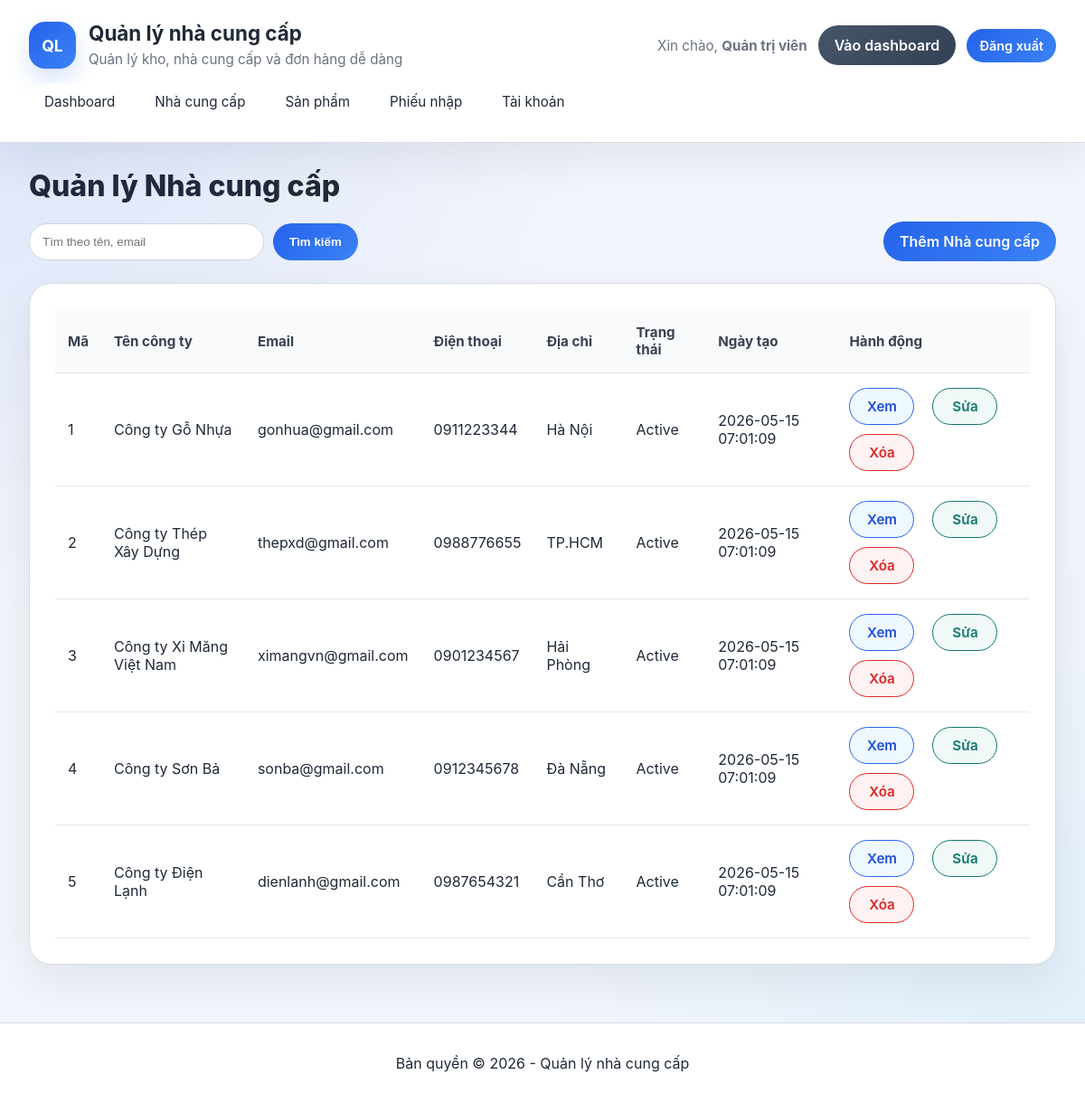
Page /suppliers.php (signed in) on the committed database.
### tables this page shows
CREATE TABLE `suppliers` (
  `supplier_id` int(11) NOT NULL AUTO_INCREMENT PRIMARY KEY,
  `supplier_name` varchar(100) NOT NULL,
  `contact_email` varchar(100) DEFAULT NULL UNIQUE,
  `phone_number` varchar(20) DEFAULT NULL,
  `address` text DEFAULT NULL,
  `status` enum('Active','Inactive') DEFAULT 'Active',
  `created_at` timestamp NOT NULL DEFAULT current_timestamp()
);

### functions.php (called while the page is built, shortened)
<?php
function h($value) {
    return htmlspecialchars($value, ENT_QUOTES, 'UTF-8');
}
function is_logged_in() {
    return !empty($_SESSION['user']);
}
function is_admin() {
    return is_logged_in() && ($_SESSION['user']['role'] ?? '') === 'Admin';
}

### suppliers.php (the view, shortened to what this page needs)
<?php
require_once __DIR__ . '/header.php';
$mysqli = db();
$search = trim($_GET['q'] ?? '');
if ($search !== '') {
    $like = '%' . $search . '%';
    $stmt = $mysqli->prepare('SELECT supplier_id, supplier_name, contact_email, phone_number, address, status, created_at FROM suppliers WHERE supplier_name LIKE ? OR contact_email LIKE ? ORDER BY created_at DESC');
    $stmt->bind_param('ss', $like, $like);
} else {
    $stmt = $mysqli->prepare('SELECT supplier_id, supplier_name, contact_email, phone_number, address, status, created_at FROM suppliers ORDER BY created_at DESC');
}
$stmt->execute();
$result = $stmt->get_result();
$suppliers = $result->fetch_all(MYSQLI_ASSOC);
?>
<div class="page-title"><h2>Quản lý Nhà cung cấp</h2></div>
<div class="toolbar">
    <form class="search-form" method="get" action="suppliers.php">
        <input type="text" name="q" placeholder="Tìm theo tên, email" value="<?= h($search) ?>">
        <button type="submit">Tìm kiếm</button>
    </form>
    <a class="button" href="supplier_form.php">Thêm Nhà cung cấp</a>
</div>
<div class="table-card">
    <table>
        <thead>
            <tr>
                <th>Mã</th>
                <th>Tên công ty</th>
                <th>Email</th>
                <th>Điện thoại</th>
                <th>Địa chỉ</th>
                <th>Trạng thái</th>
                <th>Ngày tạo</th>
                <th>Hành động</th>
            </tr>
        </thead>
        <tbody>
            <?php foreach ($suppliers as $supplier): ?>
                <tr>
                    <td><?= h($supplier['supplier_id']) ?></td>
                    <td><?= h($supplier['supplier_name']) ?></td>
                    <td><?= h($supplier['contact_email']) ?></td>
                    <td><?= h($supplier['phone_number']) ?></td>
                    <td><?= h($supplier['address']) ?></td>
                    <td><?= h($supplier['status']) ?></td>
                    <td><?= h($supplier['created_at']) ?></td>
                    <td>
                        <div class="actions">
                            <a class="action-btn view" href="supplier_view.php?id=<?= h($supplier['supplier_id']) ?>">Xem</a>
                            <?php if (is_admin()): ?>
                                <a class="action-btn edit" href="supplier_form.php?id=<?= h($supplier['supplier_id']) ?>">Sửa</a>
                                <a class="action-btn delete danger" href="suppliers.php?action=delete&id=<?= h($supplier['supplier_id']) ?>" onclick="return confirm('Bạn có chắc muốn xóa nhà cung cấp này?');">Xóa</a>
                            <?php endif; ?>
                        </div>
                    </td>
                </tr>
            <?php endforeach; ?>
        </tbody>
    </table>
</div>
<?php require_once __DIR__ . '/footer.php'; ?>

### style.css (style rules this page uses)
:root { --bg: #f2f5fb; --panel: #ffffff; --text: #1f2937; --muted: #6b7280; --accent: #2563eb; --accent-soft: #eff6ff; --danger: #dc2626; --danger-dark: #b91c1c; --border: #d1d5db; --shadow: 0 18px 50px rgba(15, 23, 42, 0.08); }
* { box-sizing: border-box; }
body { margin: 0; min-height: 100vh; font-family: 'Inter', 'Segoe UI', Tahoma, Geneva, Verdana, sans-serif; background: radial-gradient(circle at top left, rgba(37, 99, 235, 0.12), transparent 40%), radial-gradient(circle at bottom right, rgba(56, 189, 248, 0.1), transparent 35%), var(--bg); color: var(--text); }
.button, button { display: inline-flex; align-items: center; justify-content: center; padding: 12px 18px; border: none; border-radius: 999px; background: linear-gradient(135deg, #2563eb, #3b82f6); color: #fff; cursor: pointer; text-decoration: none; transition: transform 0.2s ease, box-shadow 0.2s ease, background-color 0.2s ease; font-weight: 600; }
.button.danger, .danger { background: linear-gradient(135deg, #dc2626, #b91c1c); color: #fff; }
.page-title h2 { margin: 0 0 20px; font-size: 2rem; font-weight: 800; color: var(--text); }
.toolbar { display: flex; flex-wrap: wrap; align-items: center; justify-content: space-between; gap: 14px; margin-bottom: 24px; }
.search-form { display: flex; gap: 10px; flex-wrap: wrap; }
.search-form input { padding: 12px 14px; width: 260px; border: 1px solid var(--border); border-radius: 999px; transition: border-color 0.2s ease, box-shadow 0.2s ease; background: #fff; }
.search-form button { margin: 0; }
.table-card, .form-card, .detail-card, .card { background: var(--panel); border: 1px solid rgba(209, 213, 219, 0.8); border-radius: 24px; padding: 28px; margin-bottom: 24px; box-shadow: var(--shadow); transition: transform 0.2s ease, box-shadow 0.2s ease; }
.table-card table { width: 100%; border-collapse: collapse; }
.table-card th, .table-card td { padding: 16px 14px; border-bottom: 1px solid #e5e7eb; text-align: left; vertical-align: middle; }
.table-card th { background: #f8fafc; font-weight: 700; font-size: 0.95rem; color: #374151; }
.table-card td a { color: var(--accent); text-decoration: none; margin-right: 10px; padding: 6px 10px; border-radius: 999px; transition: background-color 0.2s ease; }
.table-card td a.danger { color: #fff; background: var(--danger); }
.table-card .actions { display: flex; gap: 10px; flex-wrap: wrap; }
.table-card .action-btn { display: inline-flex; align-items: center; justify-content: center; min-width: 72px; padding: 10px 16px; border-radius: 999px; border: 1px solid var(--accent); background: #f8fbff; color: var(--accent); font-size: 0.95rem; font-weight: 600; text-decoration: none; transition: transform 0.2s ease, background-color 0.2s ease, border-color 0.2s ease, box-shadow 0.2s ease; }
.table-card .action-btn.view { background: #eef8ff; color: #1d4ed8; }
.table-card .action-btn.edit { background: #f0f9f7; color: #0f766e; border-color: #0f766e; }
.table-card .action-btn.delete { border-color: var(--danger); color: var(--danger); background: #fef2f2; }

### rows in the picture
suppliers: supplier_id "1", supplier_name "Công ty Gỗ Nhựa", contact_email "gonhua@gmail.com", phone_number "0911223344", address "Hà Nội", status "Active", created_at "2026-05-15 07:01:09"
suppliers: supplier_id "2", supplier_name "Công ty Thép Xây Dựng", contact_email "thepxd@gmail.com", phone_number "0988776655", address "TP.HCM", status "Active", created_at "2026-05-15 07:01:09"
suppliers: supplier_id "3", supplier_name "Công ty Xi Măng Việt Nam", contact_email "ximangvn@gmail.com", phone_number "0901234567", address "Hải Phòng", status "Active", created_at "2026-05-15 07:01:09"
suppliers: supplier_id "4", supplier_name "Công ty Sơn Bả", contact_email "sonba@gmail.com", phone_number "0912345678", address "Đà Nẵng", status "Active", created_at "2026-05-15 07:01:09"
suppliers: supplier_id "5", supplier_name "Công ty Điện Lạnh", contact_email "dienlanh@gmail.com", phone_number "0987654321", address "Cần Thơ", status "Active", created_at "2026-05-15 07:01:09"

### other values in the picture
APP_NAME "Quản lý nhà cung cấp"
$_SESSION['user']['full_name'] ?: $_SESSION['user']['username'] "Quản trị viên"
